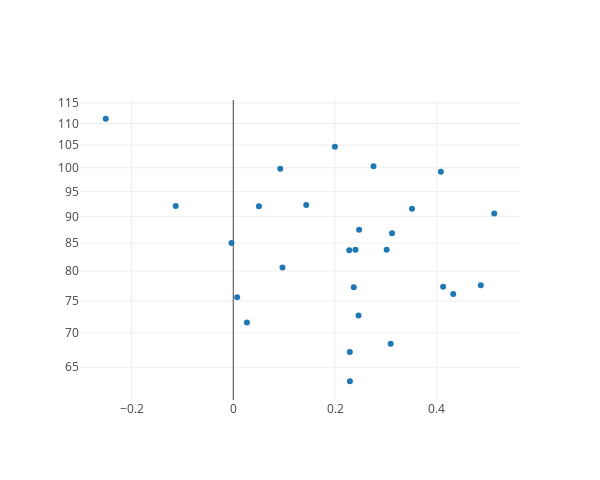

Notebook cell for this chart:
### Code cell
def myscatter(arg1, arg2, names=None):
    
    plotdata = []
    
    plotdata.append(Scatter(
        x = arg1,
        y = arg2,
        mode = 'markers'
    ))
    
    layout = Layout(
        autosize=False,
        width=600,
        height=480,
        yaxis=dict(
            type='log',
            autorange=True
        )
    )
    
    fig = Figure(data=plotdata, layout=layout)
    
    return iplot(fig)
    
myscatter(sharpes_array, mses_array)
# MSEs worse than linear regression
# no very good Sharpes
# weak correlation between MSEs, Sharpes, which is perplexing

### Figure 1 — Plotly figure (JSON) as saved in the notebook; plotly's stock layout.template omitted (floating-point values rounded to 4 significant figures)
{"data": [{"mode": "markers", "type": "scatter", "x": [0.09236, 0.312, -0.003518, 0.2292, 0.05047, 0.5128, 0.1433, 0.2461, 0.228, 0.2368, 0.3014, -0.2506, 0.3512, 0.2755, 0.4322, 0.4123, 0.02677, -0.1131, 0.3093, 0.229, 0.408, 0.4864, 0.2473, 0.1997, 0.2402, 0.09667, 0.00761], "y": [99.78, 86.82, 85.0, 63.07, 92.04, 90.58, 92.25, 72.68, 83.7, 77.24, 83.79, 111.2, 91.51, 100.3, 76.14, 77.36, 71.61, 92.08, 68.4, 67.18, 99.11, 77.6, 87.46, 104.6, 83.78, 80.64, 75.62]}], "layout": {"autosize": false, "height": 480, "width": 600, "yaxis": {"autorange": true, "type": "log"}}}
